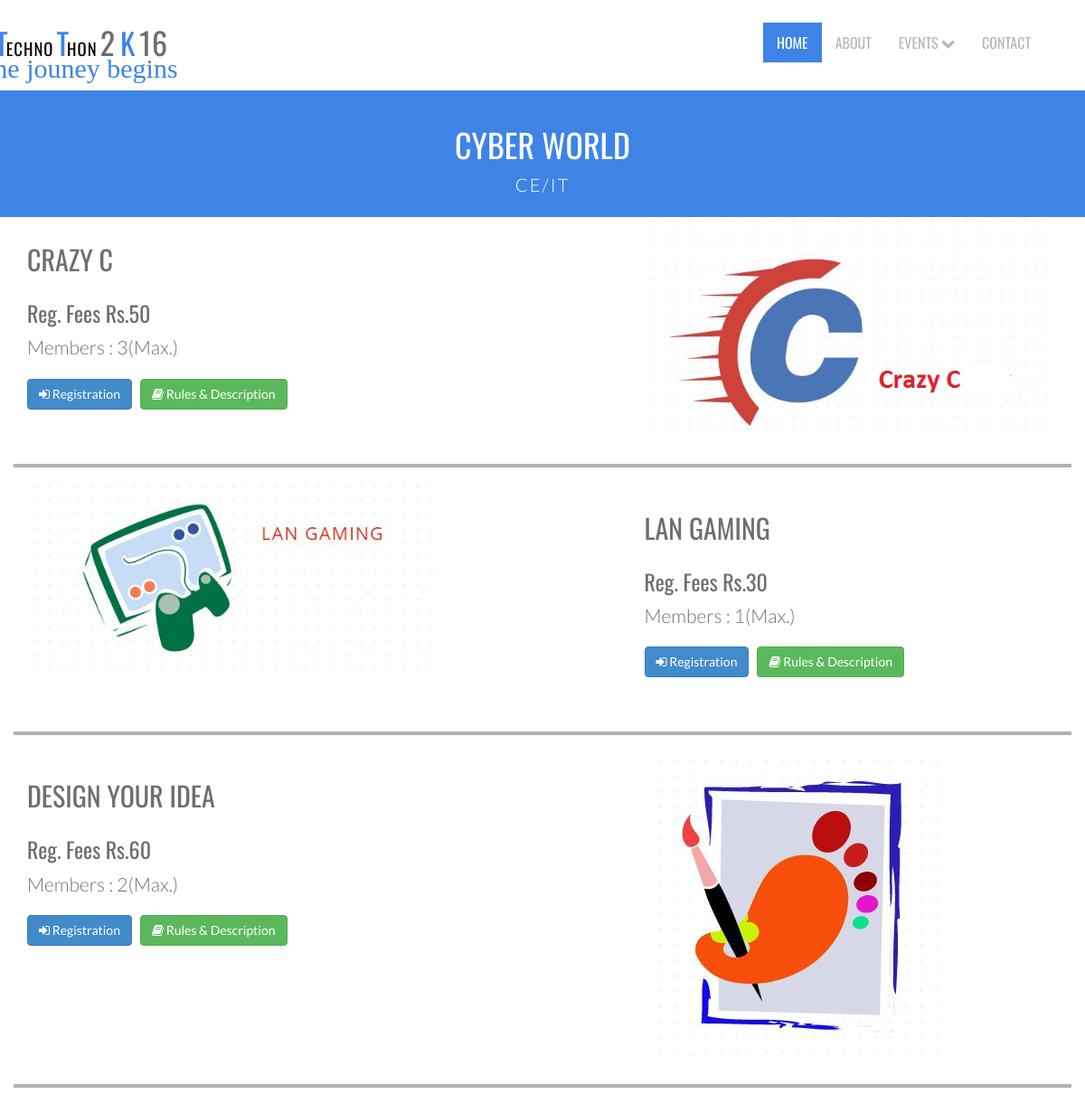
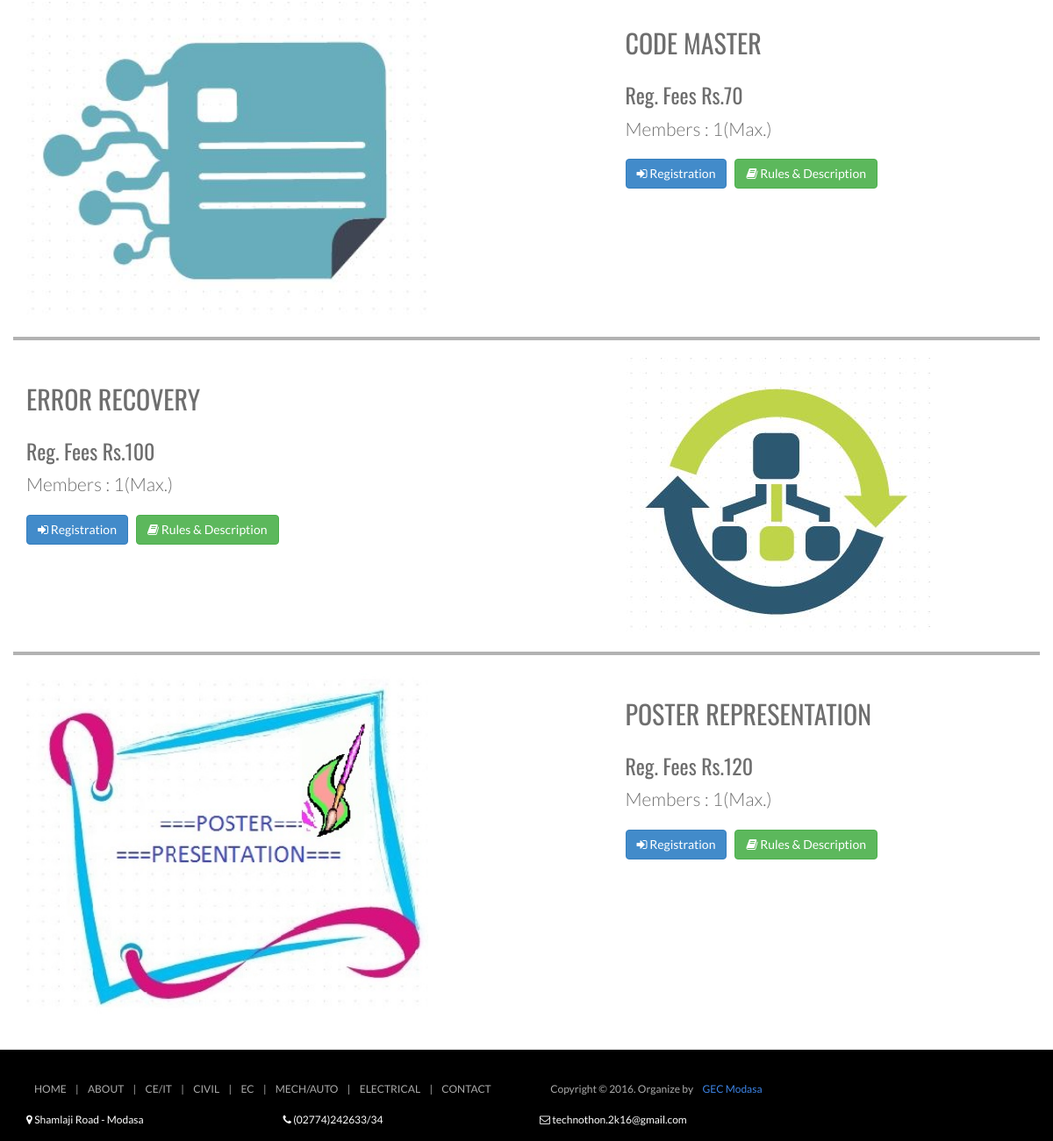
/branch.php?q=CE/IT, run on the app's committed database (2 pictures, top to bottom).
### tables this page shows
CREATE TABLE IF NOT EXISTS `branch` (
  `id` int(3) NOT NULL AUTO_INCREMENT,
  `name` varchar(700) NOT NULL,
  `subname` varchar(400) NOT NULL,
  PRIMARY KEY (`id`),
  UNIQUE KEY `name` (`name`)
);

CREATE TABLE IF NOT EXISTS `event` (
  `id` int(200) NOT NULL AUTO_INCREMENT,
  `name` varchar(700) NOT NULL,
  `branch` varchar(700) NOT NULL,
  `fees` double NOT NULL,
  `member` int(3) NOT NULL,
  `details` text NOT NULL,
  `path` varchar(700) NOT NULL,
  PRIMARY KEY (`id`),
  UNIQUE KEY `path` (`path`)
);

### branch.php (shortened to what this page needs)
<?php
	include 'header.php';
	$q=$_GET['q'];
	$s="select * from branch where name='$q'";
	$tmp=mysqli_query($c,$s);
	while($result=mysqli_fetch_array($tmp))
	{
		$substring=$result['subname'];
	}
?>
 	<header id="head" class="secondary">
            <div class="container">
                    <h1 style="text-transform:uppercase;"><?php echo $substring;?></h1>
                    <p style="text-transform:uppercase; font-size:20px; letter-spacing:2px;"><?php echo $q; ?></p>
                </div>
    </header>
	<?php
	$d=0;
	$j=0;
	$s1="select * from event where branch='$q'";
	$tmp1=mysqli_query($c,$s1);
	while($result1=mysqli_fetch_array($tmp1))
	{
		$j++;
		$event=$result1['name'];
		$fees=$result1['fees'];
		$member=$result1['member'];
		$pdf=$result1['details'];
		$path=$result1['path'];
		if($i==0)
		{
			$i=1;
	?>
			<header class="content-a">
				<div class="container">
					<div class="row">
							<div class="col-lg-5 col-sm-6">
								<h2 style="text-transform:uppercase"><?php echo $event; ?></h2><h3 class="Blink">Reg. Fees Rs.<?php echo $fees; ?></h3>
								<p class="lead">Members : <?php echo $member; ?>(Max.)</p>
								<button href="#" class ="btn btn-primary halse" data-toggle="modal" data-target="#myModal<?php echo $j; ?>"><i class="fa fa-sign-in"></i> Registration</button>
								<a style="margin-right:170px; float:right;" class="btn btn-success halse" href="admin/pages/<?php echo $pdf; ?>"><i class="fa fa-book"></i> Rules & Description</a>
							</div>
							<div class="col-lg-5 col-lg-offset-2" >
								<img src="admin/pages/<?php echo $path; ?>" class="img-responsive">
							</div>
					</div>
				</div>
			</header>
<?php
		}
		else
		{
			if($d==0)
			{
				$d=1;
				?>
				<header class="content-a">
					<div class="container">
						<div class="row">
							<hr class="hr" />
							<div class="col-lg-5">
									<img src="admin/pages/<?php echo $path; ?>" class="img-responsive" style="width:100%;"/>
							</div>
								<div class="col-lg-5 col-lg-offset-2">
									<h2 style="text-transform:uppercase"><?php echo $event; ?></h2><h3 class="Blink">Reg. Fees Rs.<?php echo $fees; ?></h3>
									<p class="lead">Members : <?php echo $member; ?>(Max.)</p>
									<button href="#" class ="btn btn-primary halse" data-toggle="modal" data-target="#myModal<?php echo $j; ?>"><i class="fa fa-sign-in"></i> Registration</button>
									<a style="margin-right:170px; float:right;" class="btn btn-success halse" href="admin/pages/<?php echo $pdf; ?>"><i class="fa fa-book"></i> Rules & Description</a>
								</div>
						</div>
					</div>
				</header>
				<?php
			}
			else
			{
				$d=0;
				?>
			<header class="content-a">
				<div class="container">
					<div class="row">
						<hr class="hr" />
							<div class="col-lg-5 col-sm-6">
								<h2 style="text-transform:uppercase"><?php echo $event; ?></h2><h3 class="Blink">Reg. Fees Rs.<?php echo $fees; ?></h3>
								<p class="lead">Members : <?php echo $member; ?>(Max.)</p>
								<button href="#" class ="btn btn-primary halse" data-toggle="modal" data-target="#myModal<?php echo $j; ?>"><i class="fa fa-sign-in"></i> Registration</button>
								<a style="margin-right:170px; float:right;" class="btn btn-success halse" href="admin/pages/<?php echo $pdf; ?>"><i class="fa fa-book"></i> Rules & Description</a>
							</div>
							<div class="col-lg-5 col-lg-offset-2" >
								<img src="admin/pages/<?php echo $path; ?>" class="img-responsive">
							</div>
					</div>
				</div>
			</header>
		<?php
			}
		}
	}
?>
<?php
	include 'footer.php';
?>

### footer.php
    <footer id="footer">
		<div class="footer2">
			<div class="container">
				<div class="row">
					<div class="col-md-6 panel">
						<div class="panel-body">
							<p class="simplenav" style="text-transform:uppercase">
								<a href="index.html">Home</a> |
								<a href="about.html">About</a> |
								<?php
									$s="select * from branch ORDER BY id ASC";
									$tmp=mysqli_query($c,$s);
									while($result=mysqli_fetch_array($tmp))
									{
										?>
										<a href="branch.php?q=<?php echo $result['name'];?>"><?php echo $result['name'];?></a> |
										<?php
									}
								?>
								<a href="contact.html">Contact</a>
							</p>
						</div>
					</div>
					<div class="col-md-3 panel">
						<div class="panel-body">
							<p class="text-right">
								Copyright &copy; 2016. Organize by <a style="color:#3D84E6" href="http://www.gecmodasa.ac.in/" rel="develop">GEC Modasa</a>
							</p>
						</div>
					</div>
					</div>
					<br />
					<div class="row">
						<div class="footerwidget">
							<div class="contact-info">
							<div class="col-md-3 col-sm-6">
								<i class="fa fa-map-marker"></i> Shamlaji Road - Modasa<br>
							</div>
							<div class="col-md-3 col-sm-6">
							<i class="fa fa-phone"></i> (02774)242633/34<br>
							</div>
							<div class="col-md-3 col-sm-6">
								<i class="fa fa-envelope-o"></i> technothon.2k16@gmail.com
							</div>
							</div>
						</div>
					</div>
			</div>
		</div>
	</footer>
</body>
</html>

### assets/css/style.css (style rules this page uses)
body { font-family: 'Lato', sans-serif; font-weight: normal; color: #6E6E6E; }
h1, h2, h3, h4, h5, h6 { font-weight: normal; font-family: 'Oswald', sans-serif; }
h1, .h1, h2, .h2, h3, .h3 { margin-top: 30px; }
h2 { margin: 30px 0; }
a { color:#3d84e6; }
.content-a { width:100%; min-width:100%; background-color:#fff; }
.hr { border:2px solid #000; opacity:0.3; }
#head { background-size: cover; height: 600px; text-align: center; color: white; font-weight: 300; position: relative; background-position-x: center; }
#head.secondary { height: 100px; min-height: 100px; padding-top: 0px; }
.panel { margin-bottom: 0px; background-color: transparent; border: 1px solid transparent; border-radius: 0px; -webkit-box-shadow: none; box-shadow: none; }
.panel-body { padding: 0px; }
footer { border-top: 1px solid #e5e5e5; background:#000; margin-top: 40px; padding-top: 20px; }
.footer2 { background: #000; padding: 15px 0; color: #aaa; font-size: 12px; }
.footer2 a { color: #aaa; }
.footer2 p { margin: 0; }
#head.secondary { padding-top: 0px; background:#3d84e6; background-size: cover; text-align: center; padding:10px 0; height: 140px; }
#head.secondary h1 { COLOR: #fff; text-align: center; }
.footer2 a { padding: 4px 8px; }
.footerwidget .contact-info { color:#fff; }

### data on the page
branch: subname "CYBER WORLD", name "CE/IT"
event: name "CRAZY C", fees "50", member "3", path (picture)
event: path (picture), name "LAN GAMING", fees "30", member "1"
event: name "DESIGN YOUR IDEA", fees "60", member "2", path (picture)
event: path (picture), name "CODE MASTER", fees "70", member "1"
event: name "ERROR RECOVERY", fees "100", member "1", path (picture)
event: path (picture), name "POSTER REPRESENTATION", fees "120", member "1"
branch: name "CIVIL"
branch: name "EC"
branch: name "MECH/AUTO"
branch: name "ELECTRICAL"

### other printed values
$q "CE/IT"
